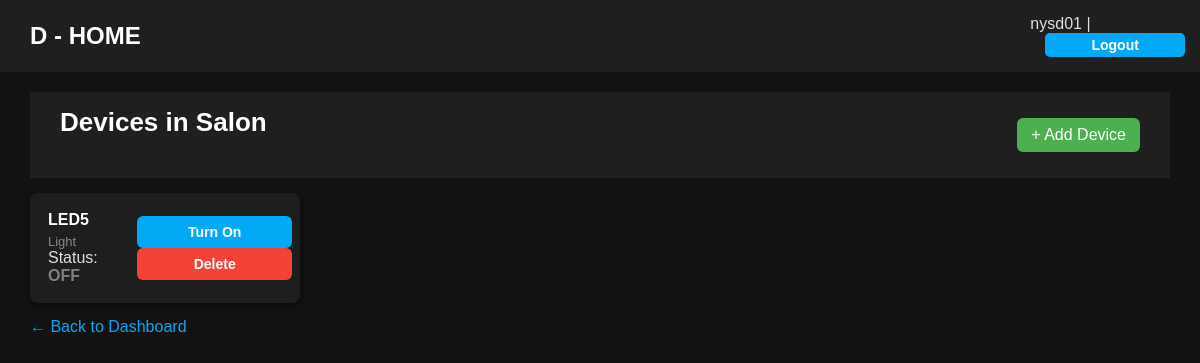
/accounts/room/2/ (signed in), run on an earlier commit of the app's database.
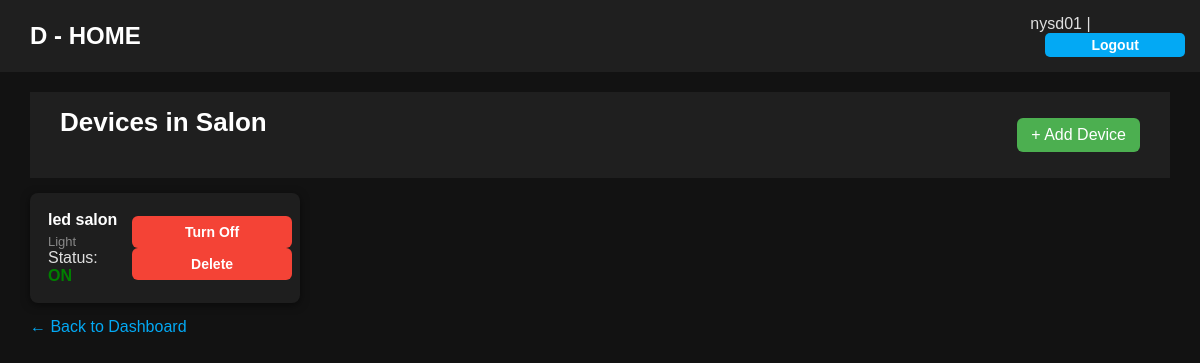
And on a later commit of the database.
### control/models.py (models this page shows, shortened)
class Device(models.Model):
    name = models.CharField(max_length=100)
    device_type = models.CharField(max_length=50)
    status = models.BooleanField(default=False)
    brightness = models.IntegerField(default=128)  # ✅ New field
    room = models.ForeignKey(Room, related_name='devices', on_delete=models.CASCADE)

### control/views.py (the view)
# urls.py: path('room/<int:room_id>/', views.room_detail, name='room_detail'),
@login_required
def room_detail(request, room_id):
    room = get_object_or_404(Room, id=room_id)
    return render(request, 'control/room_detail.html', {'room': room})

### templates/control/room_detail.html (shortened to what this page needs)
{% extends "base.html" %}
{% block content %}
<section class="devices">
  <header class="rooms-header">
    <h2>Devices in {{ room.name }}</h2>
    <a href="{% url 'add_device' room.id %}" class="btn-add-room">+ Add Device</a>
  </header>
  <div class="rooms-grid">
    {% for device in room.devices.all %}
      <div class="device-card">
        <div>
          <h4>{{ device.name }}</h4>
          <p class="device-type">{{ device.device_type }}</p>
          <p>
            Status:
            {% if device.status %}
              <span style="color: green; font-weight: bold;">ON</span>
            {% else %}
              <span style="color: gray; font-weight: bold;">OFF</span>
            {% endif %}
          </p>
        </div>
        <div class="device-actions">
          {% if device.status %}
            <a href="{% url 'toggle_device' device.id %}">
              <button class="deactivate">Turn Off</button>
            </a>
          {% else %}
            <a href="{% url 'toggle_device' device.id %}">
              <button>Turn On</button>
            </a>
          {% endif %}
          <a href="{% url 'delete_device' device.id %}">
            <button class="deactivate">Delete</button>
          </a>
        </div>
      </div>
    {% empty %}
      <p class="no-rooms">No devices in this room yet.</p>
    {% endfor %}
  </div>
  <p><a href="{% url 'dashboard' %}" class="btn-view">← Back to Dashboard</a></p>
</section>
{% endblock %}

What changed in the data, as far as the page shows it:
no longer on this page (row edited): Device: name "LED5", device_type "Light", status "OFF"
now on this page (row edited): Device: name "led salon", device_type "Light", status "ON"
